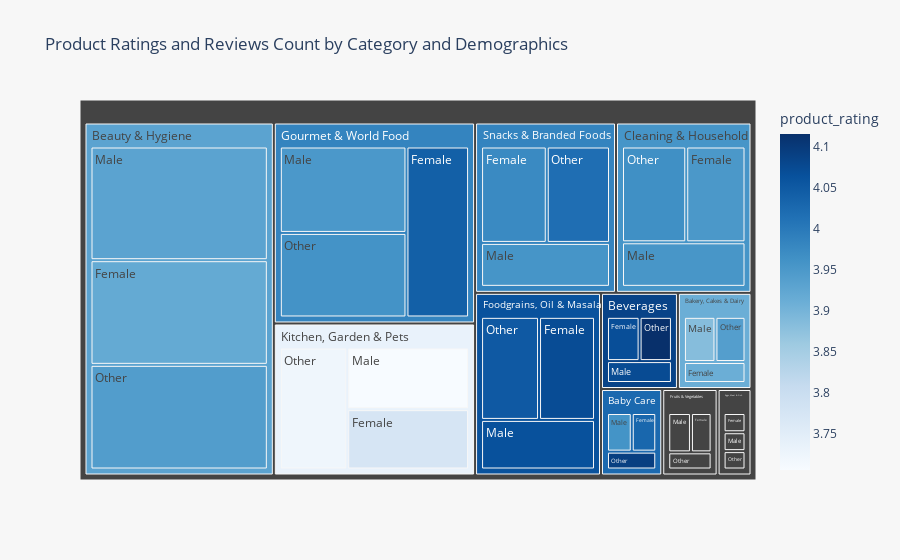

Here is the notebook cell this chart was saved with:
### Code cell
import plotly.express as px

# Use a formal theme like 'plotly_white' or 'plotly_dark' for a professional look
px.defaults.template = "plotly_white"

fig = px.treemap(
    category_segmentation.reset_index(), 
    path=['category', 'customer_demographics'], 
    values='customer_reviews_count',
    color='product_rating',
    color_continuous_scale='Blues',  # Using a blue color scale for a more formal appearance
    title='Product Ratings and Reviews Count by Category and Demographics'
)

# Customize hover template to display detailed information
fig.update_traces(
    hovertemplate="<b>Category:</b> %{label}<br>" +
                  "<b>Demographics:</b> %{parent}<br>" +
                  "<b>Reviews Count:</b> %{value}<br>" +
                  "<b>Average Rating:</b> %{color:.2f}<br>"
)

# Apply additional layout enhancements for a formal look
fig.update_layout(
    hoverlabel=dict(bgcolor="white", font_size=12, font_family="Arial"),
    paper_bgcolor='rgba(247, 247, 247, 1)',
    plot_bgcolor='rgba(247, 247, 247, 1)'
)

fig.show()


# The size of each segment represents the total number of customer reviews, highlighting which categories and demographics are most active in terms of reviewing products.
# The color indicates the average product rating, providing insight into how satisfied customers are in each segment.

### Figure 1 — Plotly figure (JSON) as saved in the notebook; plotly's stock layout.template omitted (floating-point values rounded to 4 significant figures)
{"data": [{"branchvalues": "total", "customdata": [[4.03], [3.91], [3.919], [4.068], [3.951], [null], [4.072], [null], [4.041], [3.775], [3.975], [3.959], [3.883], [3.931], [4.073], [3.954], [null], [4.064], [null], [3.95], [3.706], [3.957], [4.093], [3.94], [3.942], [4.115], [3.964], [null], [4.051], [null], [3.96], [3.724], [4.018], [4.025], [3.911], [3.931], [4.085], [3.957], [null], [4.062], [null], [3.983], [3.734], [3.984]], "domain": {"x": [0, 1], "y": [0, 1]}, "hovertemplate": "<b>Category:</b> %{label}<br><b>Demographics:</b> %{parent}<br><b>Reviews Count:</b> %{value}<br><b>Average Rating:</b> %{color:.2f}<br>", "ids": ["Baby Care/Female", "Bakery, Cakes & Dairy/Female", "Beauty & Hygiene/Female", "Beverages/Female", "Cleaning & Household/Female", "Eggs, Meat & Fish/Female", "Foodgrains, Oil & Masala/Female", "Fruits & Vegetables/Female", "Gourmet & World Food/Female", "Kitchen, Garden & Pets/Female", "Snacks & Branded Foods/Female", "Baby Care/Male", "Bakery, Cakes & Dairy/Male", "Beauty & Hygiene/Male", "Beverages/Male", "Cleaning & Household/Male", "Eggs, Meat & Fish/Male", "Foodgrains, Oil & Masala/Male", "Fruits & Vegetables/Male", "Gourmet & World Food/Male", "Kitchen, Garden & Pets/Male", "Snacks & Branded Foods/Male", "Baby Care/Other", "Bakery, Cakes & Dairy/Other", "Beauty & Hygiene/Other", "Beverages/Other", "Cleaning & Household/Other", "Eggs, Meat & Fish/Other", "Foodgrains, Oil & Masala/Other", "Fruits & Vegetables/Other", "Gourmet & World Food/Other", "Kitchen, Garden & Pets/Other", "Snacks & Branded Foods/Other", "Baby Care", "Bakery, Cakes & Dairy", "Beauty & Hygiene", "Beverages", "Cleaning & Household", "Eggs, Meat & Fish", "Foodgrains, Oil & Masala", "Fruits & Vegetables", "Gourmet & World Food", "Kitchen, Garden & Pets", "Snacks & Branded Foods"], "labels": ["Female", "Female", "Female", "Female", "Female", "Female", "Female", "Female", "Female", "Female", "Female", "Male", "Male", "Male", "Male", "Male", "Male", "Male", "Male", "Male", "Male", "Male", "Other", "Other", "Other", "Other", "Other", "Other", "Other", "Other", "Other", "Other", "Other", "Baby Care", "Bakery, Cakes & Dairy", "Beauty & Hygiene", "Beverages", "Cleaning & Household", "Eggs, Meat & Fish", "Foodgrains, Oil & Masala", "Fruits & Vegetables", "Gourmet & World Food", "Kitchen, Garden & Pets", "Snacks & Branded Foods"], "marker": {"coloraxis": "coloraxis", "colors": [4.03, 3.91, 3.919, 4.068, 3.951, null, 4.072, null, 4.041, 3.775, 3.975, 3.959, 3.883, 3.931, 4.073, 3.954, null, 4.064, null, 3.95, 3.706, 3.957, 4.093, 3.94, 3.942, 4.115, 3.964, null, 4.051, null, 3.96, 3.724, 4.018, 4.025, 3.911, 3.931, 4.085, 3.957, null, 4.062, null, 3.983, 3.734, 3.984]}, "name": "", "parents": ["Baby Care", "Bakery, Cakes & Dairy", "Beauty & Hygiene", "Beverages", "Cleaning & Household", "Eggs, Meat & Fish", "Foodgrains, Oil & Masala", "Fruits & Vegetables", "Gourmet & World Food", "Kitchen, Garden & Pets", "Snacks & Branded Foods", "Baby Care", "Bakery, Cakes & Dairy", "Beauty & Hygiene", "Beverages", "Cleaning & Household", "Eggs, Meat & Fish", "Foodgrains, Oil & Masala", "Fruits & Vegetables", "Gourmet & World Food", "Kitchen, Garden & Pets", "Snacks & Branded Foods", "Baby Care", "Bakery, Cakes & Dairy", "Beauty & Hygiene", "Beverages", "Cleaning & Household", "Eggs, Meat & Fish", "Foodgrains, Oil & Masala", "Fruits & Vegetables", "Gourmet & World Food", "Kitchen, Garden & Pets", "Snacks & Branded Foods", "", "", "", "", "", "", "", "", "", "", ""], "type": "treemap", "values": [10535, 13129, 126643, 14526, 44202, 5839, 44590, 9278, 78248, 56968, 49125, 10651, 14444, 137541, 14339, 42854, 5725, 43683, 10207, 79989, 58209, 43954, 9802, 13783, 126621, 14403, 47911, 5581, 46201, 8500, 78250, 63694, 47302, 30988, 41356, 390805, 43268, 134967, 17145, 134474, 27985, 236487, 178871, 140381]}], "layout": {"coloraxis": {"colorbar": {"title": {"text": "product_rating"}}, "colorscale": [[0, "rgb(247,251,255)"], [0.125, "rgb(222,235,247)"], [0.25, "rgb(198,219,239)"], [0.375, "rgb(158,202,225)"], [0.5, "rgb(107,174,214)"], [0.625, "rgb(66,146,198)"], [0.75, "rgb(33,113,181)"], [0.875, "rgb(8,81,156)"], [1, "rgb(8,48,107)"]]}, "hoverlabel": {"bgcolor": "white", "font": {"family": "Arial", "size": 12}}, "legend": {"tracegroupgap": 0}, "paper_bgcolor": "rgba(247, 247, 247, 1)", "plot_bgcolor": "rgba(247, 247, 247, 1)", "title": {"text": "Product Ratings and Reviews Count by Category and Demographics"}}}
